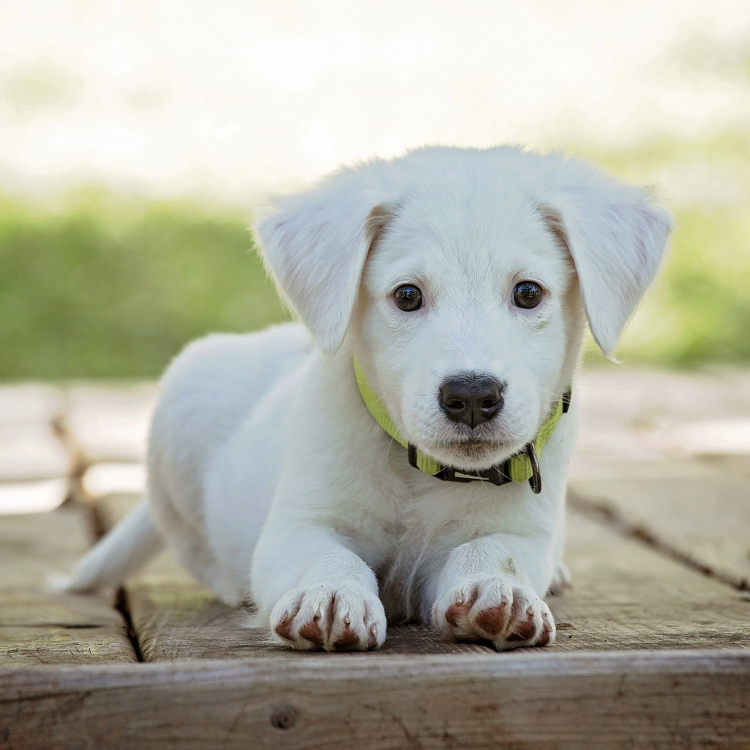
#> input picture data/test/008.jpeg, 1500 x 1500 px, found by its file name (shown at 1/2 size)
$ jupyter execute OpenCV_feature__algorithm.ipynb   (shell and % lines are left out)
#> lines starting #> are read from the running program, lines starting #| are printed output that depends on the picture
<a href="https://colab.research.google.com/github/hirotakaster/imagesearch/blob/main/OpenCV_feature__algorithm.ipynb" target="_parent"></a>

# OpenCVのインストール
SIFT/OpenCVを利用するため関係パッケージをインストールする

[cell 1]

## for SURF(SURFを利用する場合、このバージョンを利用する)
#!pip install opencv-python==3.4.2.17
#!pip install opencv-contrib-python==3.4.2.17

## Utility関係の関数

[cell 2]
import cv2
import matplotlib.pyplot as plt
import re

def show_image_files(images, figsize=(20,10), columns = 5):
  plt.figure(figsize=figsize)
  for i, f in enumerate(images):
      plt.subplot(len(images) / columns + 1, columns, i + 1)
      plt.imshow(cv2.cvtColor(cv2.imread(f), cv2.COLOR_BGR2RGB))

## SIFTで２画像間のマッチング生成例

[cell 3]
from google.colab.patches import cv2_imshow

IMG_SIZE = (500, 500)

bf = cv2.BFMatcher(cv2.NORM_L2, crossCheck=True)
detector = cv2.SIFT_create ()
# detector = cv2.ORB_create()
#detector = cv2.AKAZE_create()
#detector = cv2.xfeatures2d.SURF_create()

base_img = cv2.imread('imagesearch/data/test/008.jpeg')
#> base_img is the input picture: shape (1500, 1500, 3); mean B, G, R 162.9, 177.5, 177.4
rot_base_img = cv2.imread('imagesearch/data/test/008_rotation.jpeg')
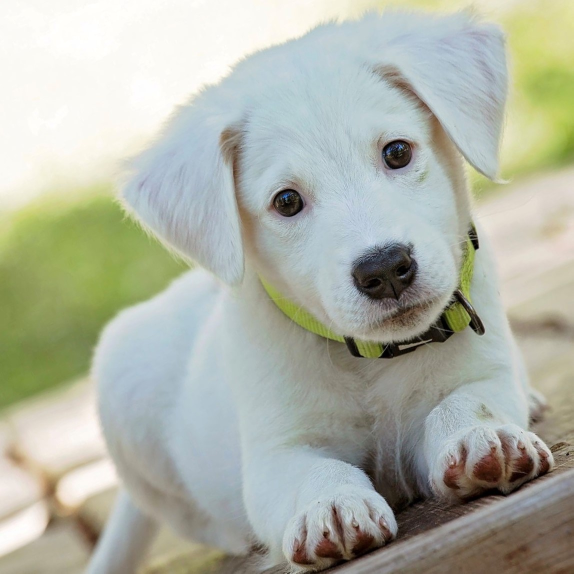
#> input picture data/test/008_rotation.jpeg, 1147 x 1147 px, found by its file name (shown at 1/2 size)
#> rot_base_img is the input picture: shape (1147, 1147, 3); mean B, G, R 166.1, 179.3, 175.1
target_gray = cv2.cvtColor(base_img, cv2.COLOR_BGR2GRAY)
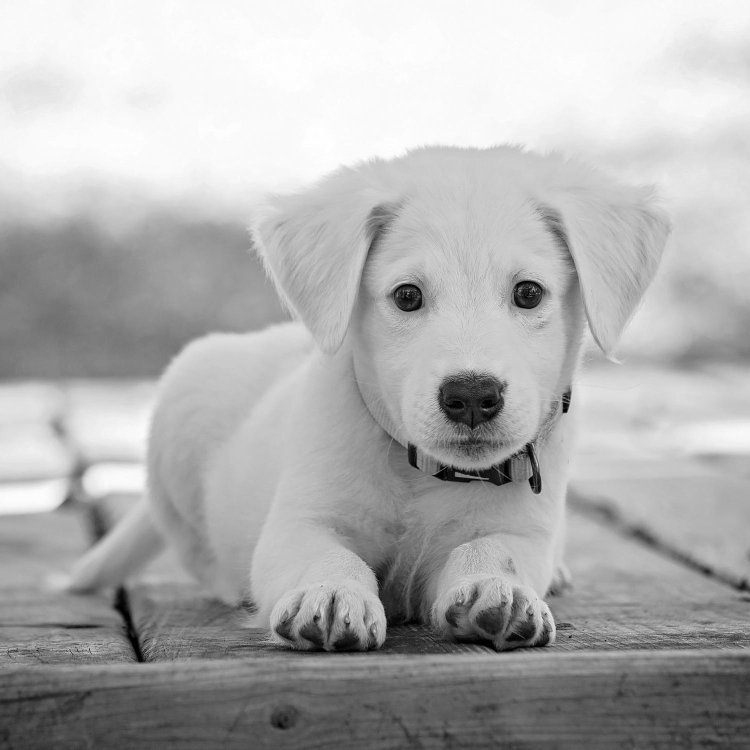
#> target_gray: shape (1500, 1500) (shown at 1/2 size); min 0, max 255, mean 175.8
rot_gray = cv2.cvtColor(rot_base_img, cv2.COLOR_BGR2GRAY)
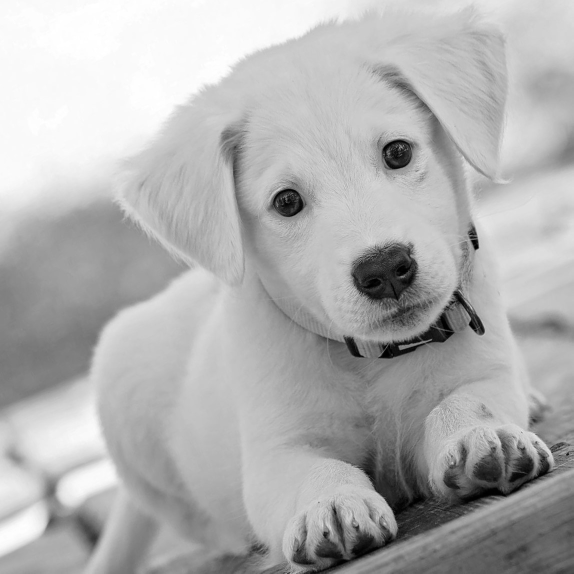
#> rot_gray: shape (1147, 1147) (shown at 1/2 size); min 0, max 255, mean 176.5

target_img = cv2.resize(target_gray, IMG_SIZE)
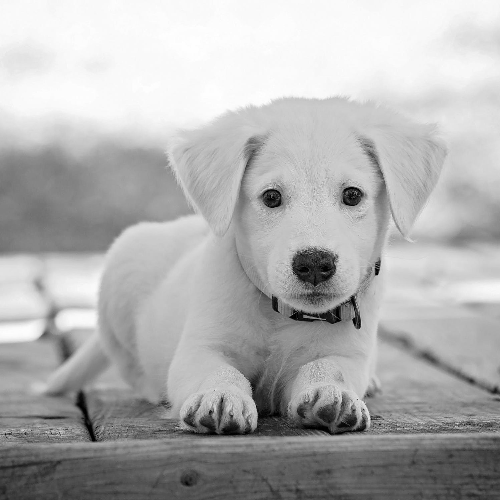
#> target_img: shape (500, 500); min 0, max 255, mean 175.8
rot_img = cv2.resize(rot_gray, IMG_SIZE)
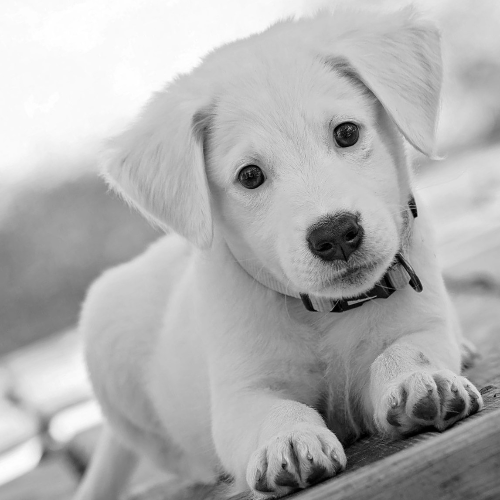
#> rot_img: shape (500, 500); min 0, max 255, mean 176.4
(target_kp, target_des) = detector.detectAndCompute(target_img, None)
#> target_kp = 405 keypoints; strongest (x, y, size): (377, 273, 2.4), (314, 268, 26.5), (357, 322, 6.7), (352, 300, 5.4)
(rot_kp, rot_des) = detector.detectAndCompute(rot_img, None)
#> rot_kp = 365 keypoints; strongest (x, y, size): (345, 135, 19), (252, 176, 19.1), (415, 215, 3.4), (336, 240, 34.5)

matches = bf.match(target_des, rot_des)
#> matches = 210 matches
matches = sorted(matches, key=lambda x: x.distance)

# 2画像間のマッチング結果画像を作成
img1_2 = cv2.drawMatches(cv2.resize(base_img, IMG_SIZE), target_kp, cv2.resize(rot_base_img, IMG_SIZE), rot_kp, matches[:30], None, flags=4)
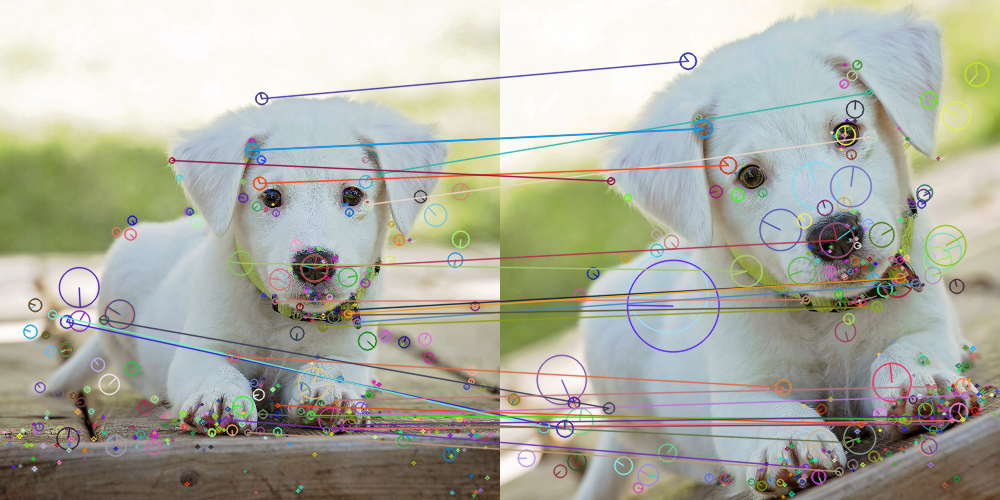
#> img1_2: shape (500, 1000, 3); mean B, G, R 162.9, 175.9, 174.8
cv2_imshow(img1_2)

img_sift = cv2.drawKeypoints(cv2.resize(base_img, IMG_SIZE), target_kp, None, flags=0)
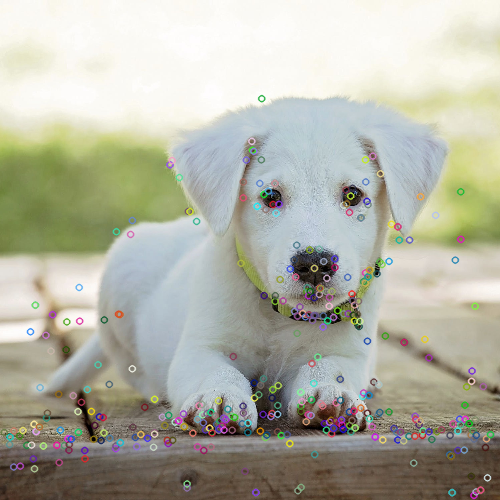
#> img_sift: shape (500, 500, 3); mean B, G, R 163.7, 177.8, 177.6
cv2_imshow(cv2.resize(img_sift, (IMG_SIZE)))
